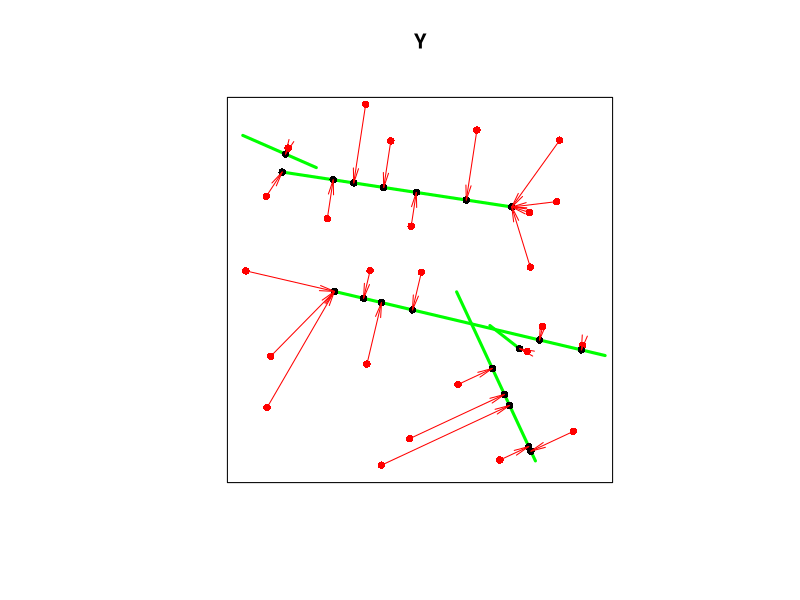

Source code (R):
library(spatstat)


### Name: project2segment
### Title: Move Point To Nearest Line
### Aliases: project2segment
### Keywords: spatial math

### ** Examples

  X <- rstrat(square(1), 5)
  Y <- as.psp(matrix(runif(20), 5, 4), window=owin())
  plot(Y, lwd=3, col="green")
  plot(X, add=TRUE, col="red", pch=16)
  v <- project2segment(X,Y)
  Xproj <- v$Xproj
  plot(Xproj, add=TRUE, pch=16)
  arrows(X$x, X$y, Xproj$x, Xproj$y, angle=10, length=0.15, col="red")
